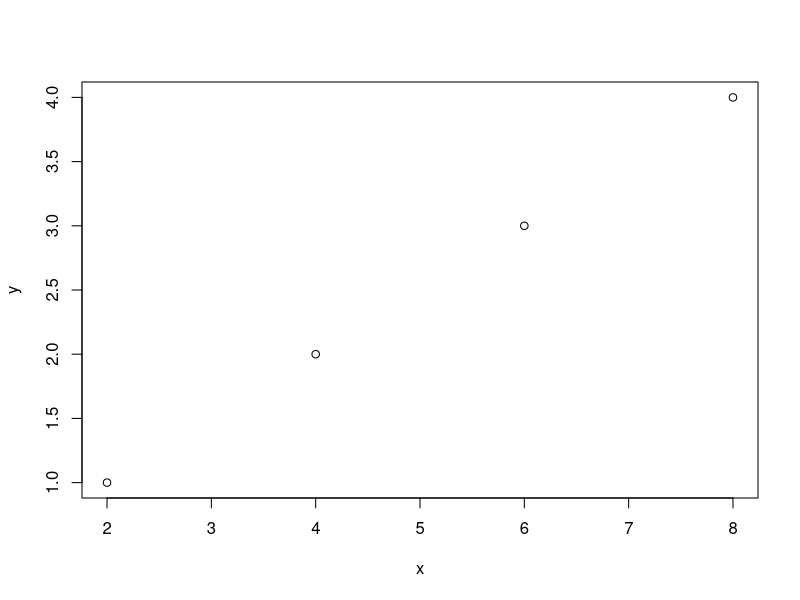

Write the R code that produced this figure.
## ---- chunk 1
library(vegan)
## ---- chunk 2
x<-3
x
## ---- chunk 3
x<-c(2,4,6,8)
y<-c(1,2,3,4)

plot(x,y) #plot function
